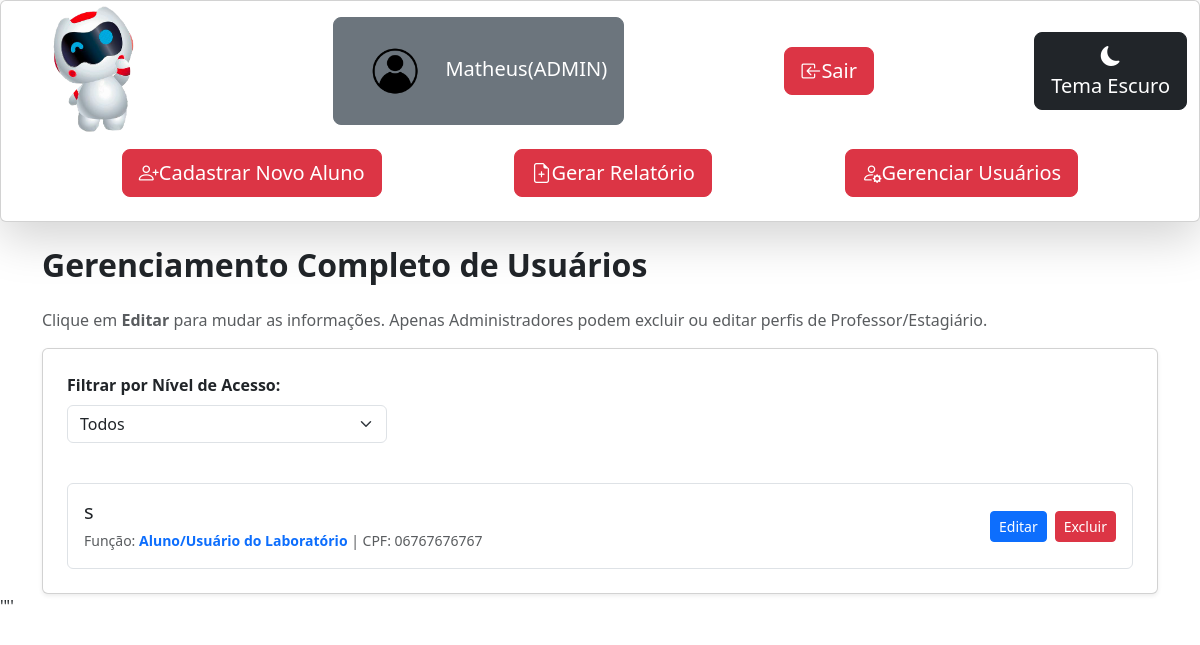
Page /usuarios/ (signed in) on the committed database.
### ponto_app/models.py (models this page shows, shortened)
class Perfil(models.Model):
    NIVEIS_ACESSO = [
        ('ADMIN', 'Administrador'),
        ('PROFESSOR', 'Professor Responsável'),
        ('ESTAGIARIO', 'Estagiário'),
        ('ALUNO', 'Aluno/Usuário do Laboratório'),
    ]
    foto_perfil = models.ImageField(
        default='profile_pics/default.png',
        upload_to='profile_pics',
        blank=True
    )
    user = models.OneToOneField(User, on_delete=models.CASCADE)
    cpf = models.CharField(max_length=11, unique=True, verbose_name="CPF (apenas números)")
    nivel_acesso = models.CharField(max_length=10, choices=NIVEIS_ACESSO, default='ALUNO')

### ponto_app/views.py (the view)
# urls.py: path('usuarios/', views.gerenciar_usuarios, name='gerenciar_usuarios'),
@login_required
@user_passes_test(can_manage_users)
def gerenciar_usuarios(request):
    perfil_logado = request.user.perfil
    filtro_nivel = request.GET.get('nivel', 'ALL')
    if perfil_logado.nivel_acesso == 'ADMIN':
        usuarios_query = Perfil.objects.exclude(user=request.user).select_related('user').order_by('nivel_acesso', 'user__first_name')
    else:
        usuarios_query = Perfil.objects.filter(nivel_acesso='ALUNO').select_related('user').order_by('user__first_name')
    if perfil_logado.nivel_acesso == 'ADMIN' and filtro_nivel != 'ALL':
        usuarios_query = usuarios_query.filter(nivel_acesso=filtro_nivel)
    context = {
        'usuarios': usuarios_query,
        'is_admin': perfil_logado.nivel_acesso == 'ADMIN',
        'current_filter': filtro_nivel,
        'niveis_acesso': [('ALL', 'Todos'), ('ALUNO', 'Alunos'), ('ESTAGIARIO', 'Estagiários'), ('PROFESSOR', 'Professores')]
    }
    return render(request, 'ponto_app/gerenciar_usuarios.html', context)

### ponto_app/views.py (called while the page is built)
def can_manage_users(user):
    return user.is_authenticated and hasattr(user, 'perfil') and user.perfil.nivel_acesso in ['ADMIN', 'PROFESSOR', 'ESTAGIARIO']

### ponto_app/templates/ponto_app/gerenciar_usuarios.html (shortened to what this page needs)
{% extends "ponto_app/base.html" %}
{% load static %}
{% block content %}
<div class="container mt-4">
    <div class="d-flex justify-content-between align-items-center mb-3">
        <h2 class="fw-bold">
            {% if is_admin %}
                Gerenciamento Completo de Usuários
            {% else %}
                Gerenciamento de Alunos e Usuários
            {% endif %}
        </h2>
    </div>
    <p class="text-muted">
        Clique em <strong>Editar</strong> para mudar as informações. Apenas Administradores podem excluir ou editar perfis de Professor/Estagiário.
    </p>
    <div class="card shadow-sm p-4">
        {% if is_admin %}
        <div class="mb-3" style="max-width: 320px;">
            <label class="form-label fw-semibold">Filtrar por Nível de Acesso:</label>
            <select id="filtro-nivel" class="form-select" onchange="applyFilter(this.value)">
                {% for nivel_value, nivel_display in niveis_acesso %}
                <option value="{{ nivel_value }}" {% if current_filter == nivel_value %}selected{% endif %}>
                    {{ nivel_display }}
                </option>
                {% endfor %}
            </select>
        </div>
        {% endif %}
        <div id="user-list-container" class="mt-4">
            <ul class="list-group">
                {% for perfil in usuarios %}
                <li class="list-group-item d-flex justify-content-between align-items-center py-3" id="user-{{ perfil.user.id }}">
                    <div>
                        <h5 class="mb-1">{{ perfil.user.get_full_name|default:perfil.user.username }}</h5>
                        <small class="text-muted">
                            Função:
                            <span class="fw-bold
                                {% if perfil.nivel_acesso == 'ADMIN' %} text-danger
                                {% elif perfil.nivel_acesso == 'PROFESSOR' %} text-success
                                {% else %} text-primary {% endif %}">
                                {{ perfil.get_nivel_acesso_display }}
                            </span>
                            | CPF: {{ perfil.cpf }}
                        </small>
                    </div>
                    <div class="d-flex gap-2">
                        <a href="{% url 'editar_perfil_usuario' user_id=perfil.user.id %}" class="btn btn-sm btn-primary">
                            Editar
                        </a>
                        {% if is_admin and perfil.nivel_acesso != 'ADMIN' %}
                        <button class="btn btn-sm btn-danger" onclick="confirmExclusao({{ perfil.user.id }}, '{{ perfil.user.get_full_name|default:perfil.user.username }}')">
                            Excluir
                        </button>
                        {% endif %}
                    </div>
                </li>
                {% empty %}
                <li class="list-group-item text-center text-secondary py-3">
                    Nenhum usuário encontrado com as suas permissões e filtros atuais.
                </li>
                {% endfor %}
            </ul>
        </div>
    </div>
</div>
{% endblock content %}

### ponto_app/templates/ponto_app/base.html (shortened to what this page needs)
<!DOCTYPE html>
<html lang="pt-BR">
<head>
    <link href="https://cdn.jsdelivr.net/npm/bootstrap@5.3.8/dist/css/bootstrap.min.css" rel="stylesheet"
>
    <link rel="stylesheet" href="https://cdn.jsdelivr.net/npm/bootstrap-icons@1.13.1/font/bootstrap-icons.min.css">
    {% load static %}
</head>
<div class="shadow-lg card container-fluid row-gap-2">
    <div class="row align-items-center justify-content-between">
        <div class="col-md-auto">
            <a href="{% url 'tela_ponto' %}">
                <img src="{% static 'img/logo_robo.png' %}" class="rounded float-start" alt="LabRobo Point Logo"
                    width="160" height="140">
            </a>
        </div>
        {% if user.is_authenticated %}
        <div class="col-md-auto">
            <a class="btn btn-secondary btn-lg text-nowrap" href="{% url 'perfil' %}">
                {% if user.perfil.foto_perfil %}
                <img src="{{ user.perfil.foto_perfil.url }}" alt="Foto de Perfil" width="90" height="90"
                    class="img-fluid rounded-circle align-text-center text-nowrap">
                {% else %}
                <img src="{% static 'img/default.png' %}" alt="Foto de Perfil" width="90" height="80"
        class="img-fluid rounded-circle align-text-center text-nowrap">
                {% endif %}
                {{ user.get_full_name|default:user.username }}({{ user.perfil.nivel_acesso }})
            </a>
        </div>
        <form class="col-md-auto" method="post" action="{% url 'logout' %}">
            <button type="submit" class="btn btn-danger btn-lg"><i class="bi bi-box-arrow-in-left text-nowrap"></i>Sair</button>
        </form>
        {% else %}
        <div class="col-md-auto">
            <a href="{% url 'login' %}" class="btn btn-danger btn-lg text-nowrap"><i class="bi bi-shield-lock"></i>Acesso Administrativo</a>
        </div>
        {% endif %}
        <div class="col-md-auto">
                <button class="btn btn-lg text-nowrap" id="theme-toggle" title="Alternar Tema"><i
                        class="bi bi-moon-fill" id="icon-light"></i>
                    <span id="theme-text"></span>
                    </button>
            </div>
    </div>
    <div class="row  align-items-center justify-content-evenly mb-4">
        {% if user.is_authenticated %}
        {% if user.perfil.nivel_acesso in "ADMIN|PROFESSOR|ESTAGIARIO" %}
        <div class="col-md-auto">
            <a class="btn btn-danger btn-lg text-nowrap" href="{% url 'cadastro' %}"><i class="bi bi-person-plus"></i>Cadastrar Novo Aluno</a>
        </div>
        <div class="col-md-auto">
            <a class="btn btn-danger btn-lg text-nowrap" href="{% url 'relatorio' %}"><i class="bi bi-file-earmark-plus"></i>Gerar Relatório</a>
        </div>
        {% endif %}
        {% endif %}
        {% if user.perfil.nivel_acesso == "ADMIN" %}
        <div class="col-md-auto">
            <a class="btn btn-danger btn-lg text-nowrap" href="{% url 'gerenciar_usuarios' %}"><i class="bi bi-person-gear"></i>Gerenciar Usuários</a>
        </div>
        {% elif user.perfil.nivel_acesso in "PROFESSOR|ESTAGIARIO" %}
        <div class="col-md-auto">
            <a class="btn btn-danger btn-lg text-nowrap" href="{% url 'gerenciar_usuarios' %}"><i class="bi bi-person-vcard"></i>Gerenciar Alunos</a>
        </div>
    </br>
        {% endif %}
    </div>
</div>
<div>
    {% block content %}
    {% endblock %}
</div>
'"'
</body>
</html>

### rows in the picture
Perfil: user.get_full_name "s", nivel_acesso "Aluno/Usuário do Laboratório", cpf "06767676767"

### other values in the picture
{{ user.get_full_name|default:user.username }} "Matheus"
{{ user.perfil.nivel_acesso }} "ADMIN"
form field value "Todos"
